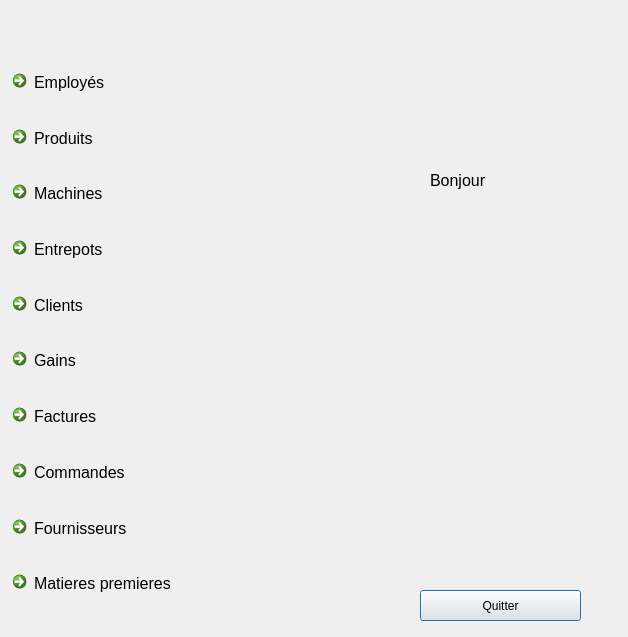
<?xml version="1.0" encoding="UTF-8"?>
<ui version="4.0">
 <class>Dialog</class>
 <widget class="QDialog" name="Dialog">
  <property name="windowModality">
   <enum>Qt::WindowModal</enum>
  </property>
  <property name="geometry">
   <rect>
    <x>0</x>
    <y>0</y>
    <width>628</width>
    <height>637</height>
   </rect>
  </property>
  <property name="contextMenuPolicy">
   <enum>Qt::DefaultContextMenu</enum>
  </property>
  <property name="windowTitle">
   <string>FactWare</string>
  </property>
  <property name="inputMethodHints">
   <set>Qt::ImhNone</set>
  </property>
  <widget class="QPushButton" name="pushButton">
   <property name="geometry">
    <rect>
     <x>420</x>
     <y>590</y>
     <width>161</width>
     <height>31</height>
    </rect>
   </property>
   <property name="text">
    <string>Quitter</string>
   </property>
  </widget>
  <widget class="QWidget" name="verticalLayoutWidget">
   <property name="geometry">
    <rect>
     <x>0</x>
     <y>60</y>
     <width>250</width>
     <height>562</height>
    </rect>
   </property>
   <layout class="QVBoxLayout" name="verticalLayout">
    <property name="spacing">
     <number>11</number>
    </property>
    <property name="leftMargin">
     <number>5</number>
    </property>
    <property name="topMargin">
     <number>3</number>
    </property>
    <property name="rightMargin">
     <number>5</number>
    </property>
    <property name="bottomMargin">
     <number>13</number>
    </property>
    <item>
     <widget class="QCommandLinkButton" name="commandLinkButton_8">
      <property name="font">
       <font>
        <family>Segoe UI</family>
        <pointsize>12</pointsize>
        <weight>50</weight>
        <bold>false</bold>
       </font>
      </property>
      <property name="autoFillBackground">
       <bool>false</bool>
      </property>
      <property name="text">
       <string>Employés</string>
      </property>
      <property name="icon">
       <iconset>
        <normaloff>C:/Users/Gaby/Downloads/sample.png</normaloff>C:/Users/Gaby/Downloads/sample.png</iconset>
      </property>
      <property name="iconSize">
       <size>
        <width>30</width>
        <height>30</height>
       </size>
      </property>
      <property name="autoDefault">
       <bool>true</bool>
      </property>
      <property name="default">
       <bool>false</bool>
      </property>
     </widget>
    </item>
    <item>
     <widget class="QCommandLinkButton" name="commandLinkButton_12">
      <property name="font">
       <font>
        <family>Segoe UI</family>
        <pointsize>12</pointsize>
        <weight>50</weight>
        <italic>false</italic>
        <bold>false</bold>
       </font>
      </property>
      <property name="autoFillBackground">
       <bool>false</bool>
      </property>
      <property name="text">
       <string>Produits</string>
      </property>
      <property name="icon">
       <iconset>
        <normaloff>C:/Users/Gaby/Downloads/sample.png</normaloff>C:/Users/Gaby/Downloads/sample.png</iconset>
      </property>
      <property name="iconSize">
       <size>
        <width>30</width>
        <height>30</height>
       </size>
      </property>
      <property name="autoDefault">
       <bool>true</bool>
      </property>
      <property name="default">
       <bool>false</bool>
      </property>
      <property name="description">
       <string/>
      </property>
     </widget>
    </item>
    <item>
     <widget class="QCommandLinkButton" name="commandLinkButton_9">
      <property name="font">
       <font>
        <family>Segoe UI</family>
        <pointsize>12</pointsize>
        <weight>50</weight>
        <bold>false</bold>
       </font>
      </property>
      <property name="autoFillBackground">
       <bool>false</bool>
      </property>
      <property name="text">
       <string>Machines</string>
      </property>
      <property name="icon">
       <iconset>
        <normaloff>C:/Users/Gaby/Downloads/sample.png</normaloff>C:/Users/Gaby/Downloads/sample.png</iconset>
      </property>
      <property name="iconSize">
       <size>
        <width>30</width>
        <height>30</height>
       </size>
      </property>
      <property name="autoDefault">
       <bool>true</bool>
      </property>
      <property name="default">
       <bool>false</bool>
      </property>
     </widget>
    </item>
    <item>
     <widget class="QCommandLinkButton" name="commandLinkButton_6">
      <property name="font">
       <font>
        <family>Segoe UI</family>
        <pointsize>12</pointsize>
        <weight>50</weight>
        <bold>false</bold>
       </font>
      </property>
      <property name="cursor">
       <cursorShape>ArrowCursor</cursorShape>
      </property>
      <property name="text">
       <string>Entrepots</string>
      </property>
      <property name="icon">
       <iconset>
        <normaloff>C:/Users/Gaby/Downloads/VisualMarketing_Icon.png</normaloff>C:/Users/Gaby/Downloads/VisualMarketing_Icon.png</iconset>
      </property>
      <property name="iconSize">
       <size>
        <width>30</width>
        <height>30</height>
       </size>
      </property>
      <property name="autoDefault">
       <bool>true</bool>
      </property>
     </widget>
    </item>
    <item>
     <widget class="QCommandLinkButton" name="commandLinkButton_7">
      <property name="font">
       <font>
        <family>Segoe UI</family>
        <pointsize>12</pointsize>
        <weight>50</weight>
        <bold>false</bold>
       </font>
      </property>
      <property name="text">
       <string>Clients</string>
      </property>
      <property name="icon">
       <iconset>
        <normaloff>C:/Users/Gaby/Downloads/package_icon-icons.com_53622.png</normaloff>C:/Users/Gaby/Downloads/package_icon-icons.com_53622.png</iconset>
      </property>
      <property name="iconSize">
       <size>
        <width>30</width>
        <height>28</height>
       </size>
      </property>
      <property name="autoDefault">
       <bool>true</bool>
      </property>
     </widget>
    </item>
    <item>
     <widget class="QCommandLinkButton" name="commandLinkButton_11">
      <property name="font">
       <font>
        <family>Segoe UI</family>
        <pointsize>12</pointsize>
        <weight>50</weight>
        <bold>false</bold>
       </font>
      </property>
      <property name="text">
       <string>Gains</string>
      </property>
      <property name="icon">
       <iconset>
        <normaloff>C:/Users/Gaby/Downloads/151202-ICONE-SAV-POUR-SITE-INTERNET.png</normaloff>C:/Users/Gaby/Downloads/151202-ICONE-SAV-POUR-SITE-INTERNET.png</iconset>
      </property>
      <property name="iconSize">
       <size>
        <width>45</width>
        <height>40</height>
       </size>
      </property>
      <property name="autoDefault">
       <bool>true</bool>
      </property>
     </widget>
    </item>
    <item>
     <widget class="QCommandLinkButton" name="commandLinkButton_10">
      <property name="font">
       <font>
        <family>Segoe UI</family>
        <pointsize>12</pointsize>
        <weight>50</weight>
        <bold>false</bold>
       </font>
      </property>
      <property name="text">
       <string>Factures</string>
      </property>
      <property name="icon">
       <iconset>
        <normaloff>C:/Users/Gaby/Downloads/création-de-boutique-en-ligne-pro.png</normaloff>C:/Users/Gaby/Downloads/création-de-boutique-en-ligne-pro.png</iconset>
      </property>
      <property name="iconSize">
       <size>
        <width>40</width>
        <height>45</height>
       </size>
      </property>
      <property name="autoDefault">
       <bool>true</bool>
      </property>
     </widget>
    </item>
    <item>
     <widget class="QCommandLinkButton" name="commandLinkButton_15">
      <property name="font">
       <font>
        <family>Segoe UI</family>
        <pointsize>12</pointsize>
        <weight>50</weight>
        <bold>false</bold>
       </font>
      </property>
      <property name="text">
       <string>Commandes</string>
      </property>
      <property name="icon">
       <iconset>
        <normaloff>C:/Users/Gaby/Downloads/151202-ICONE-SAV-POUR-SITE-INTERNET.png</normaloff>C:/Users/Gaby/Downloads/151202-ICONE-SAV-POUR-SITE-INTERNET.png</iconset>
      </property>
      <property name="iconSize">
       <size>
        <width>45</width>
        <height>40</height>
       </size>
      </property>
      <property name="autoDefault">
       <bool>true</bool>
      </property>
     </widget>
    </item>
    <item>
     <widget class="QCommandLinkButton" name="fournisseur">
      <property name="font">
       <font>
        <family>Segoe UI</family>
        <pointsize>12</pointsize>
        <weight>50</weight>
        <bold>false</bold>
       </font>
      </property>
      <property name="text">
       <string>Fournisseurs</string>
      </property>
      <property name="icon">
       <iconset>
        <normaloff>C:/Users/Gaby/Downloads/151202-ICONE-SAV-POUR-SITE-INTERNET.png</normaloff>C:/Users/Gaby/Downloads/151202-ICONE-SAV-POUR-SITE-INTERNET.png</iconset>
      </property>
      <property name="iconSize">
       <size>
        <width>45</width>
        <height>40</height>
       </size>
      </property>
      <property name="autoDefault">
       <bool>true</bool>
      </property>
     </widget>
    </item>
    <item>
     <widget class="QCommandLinkButton" name="matiereP">
      <property name="font">
       <font>
        <family>Segoe UI</family>
        <pointsize>12</pointsize>
        <weight>50</weight>
        <bold>false</bold>
       </font>
      </property>
      <property name="text">
       <string>Matieres premieres</string>
      </property>
      <property name="icon">
       <iconset>
        <normaloff>C:/Users/Gaby/Downloads/151202-ICONE-SAV-POUR-SITE-INTERNET.png</normaloff>C:/Users/Gaby/Downloads/151202-ICONE-SAV-POUR-SITE-INTERNET.png</iconset>
      </property>
      <property name="iconSize">
       <size>
        <width>45</width>
        <height>40</height>
       </size>
      </property>
      <property name="autoDefault">
       <bool>true</bool>
      </property>
     </widget>
    </item>
   </layout>
  </widget>
  <widget class="QLabel" name="label">
   <property name="geometry">
    <rect>
     <x>0</x>
     <y>-40</y>
     <width>631</width>
     <height>731</height>
    </rect>
   </property>
   <property name="text">
    <string/>
   </property>
   <property name="pixmap">
    <pixmap>../123659886_3401277833326107_1615824726658187989_n.jpg</pixmap>
   </property>
  </widget>
  <widget class="QLabel" name="label_2">
   <property name="geometry">
    <rect>
     <x>430</x>
     <y>170</y>
     <width>191</width>
     <height>21</height>
    </rect>
   </property>
   <property name="font">
    <font>
     <pointsize>12</pointsize>
    </font>
   </property>
   <property name="text">
    <string>Bonjour</string>
   </property>
  </widget>
  <zorder>label</zorder>
  <zorder>pushButton</zorder>
  <zorder>verticalLayoutWidget</zorder>
  <zorder>label_2</zorder>
 </widget>
 <resources/>
 <connections/>
</ui>
